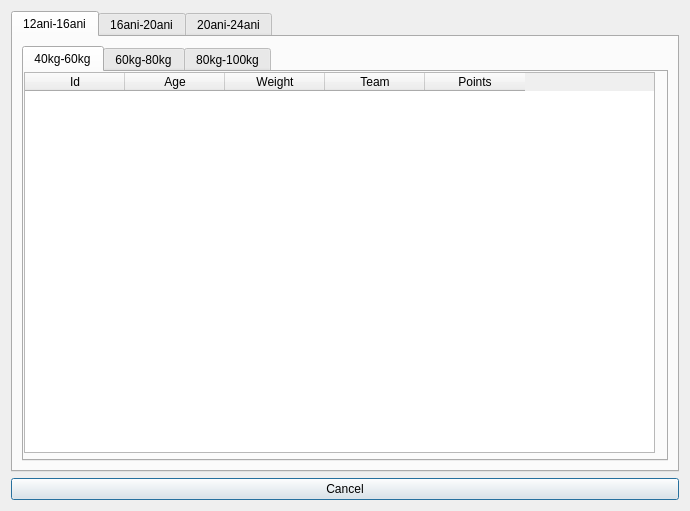
<?xml version="1.0" encoding="UTF-8"?>
<ui version="4.0">
 <class>Ranking</class>
 <widget class="QDialog" name="Ranking">
  <property name="geometry">
   <rect>
    <x>0</x>
    <y>0</y>
    <width>690</width>
    <height>511</height>
   </rect>
  </property>
  <property name="windowTitle">
   <string>Ranking</string>
  </property>
  <layout class="QVBoxLayout" name="verticalLayout">
   <item>
    <layout class="QGridLayout" name="gridLayout">
     <item row="1" column="0">
      <widget class="QTabWidget" name="tabWidget">
       <property name="currentIndex">
        <number>0</number>
       </property>
       <widget class="QWidget" name="Categoria1216">
        <attribute name="title">
         <string>12ani-16ani</string>
        </attribute>
        <layout class="QGridLayout" name="gridLayout_2">
         <item row="0" column="0">
          <widget class="QTabWidget" name="Category">
           <property name="currentIndex">
            <number>0</number>
           </property>
           <widget class="QWidget" name="_40_60">
            <attribute name="title">
             <string>40kg-60kg</string>
            </attribute>
            <widget class="QTableWidget" name="table1_1">
             <property name="geometry">
              <rect>
               <x>0</x>
               <y>0</y>
               <width>631</width>
               <height>381</height>
              </rect>
             </property>
             <property name="sizePolicy">
              <sizepolicy hsizetype="Expanding" vsizetype="Expanding">
               <horstretch>0</horstretch>
               <verstretch>0</verstretch>
              </sizepolicy>
             </property>
             <property name="editTriggers">
              <set>QAbstractItemView::NoEditTriggers</set>
             </property>
             <property name="columnCount">
              <number>5</number>
             </property>
             <column>
              <property name="text">
               <string>Id</string>
              </property>
             </column>
             <column>
              <property name="text">
               <string>Age</string>
              </property>
             </column>
             <column>
              <property name="text">
               <string>Weight</string>
              </property>
             </column>
             <column>
              <property name="text">
               <string>Team</string>
              </property>
             </column>
             <column>
              <property name="text">
               <string>Points</string>
              </property>
             </column>
            </widget>
           </widget>
           <widget class="QWidget" name="_60_80">
            <attribute name="title">
             <string>60kg-80kg</string>
            </attribute>
            <widget class="QTableWidget" name="table1_2">
             <property name="geometry">
              <rect>
               <x>0</x>
               <y>0</y>
               <width>641</width>
               <height>381</height>
              </rect>
             </property>
             <property name="sizePolicy">
              <sizepolicy hsizetype="Expanding" vsizetype="Expanding">
               <horstretch>0</horstretch>
               <verstretch>0</verstretch>
              </sizepolicy>
             </property>
             <property name="editTriggers">
              <set>QAbstractItemView::NoEditTriggers</set>
             </property>
             <property name="columnCount">
              <number>5</number>
             </property>
             <column>
              <property name="text">
               <string>Id</string>
              </property>
             </column>
             <column>
              <property name="text">
               <string>Age</string>
              </property>
             </column>
             <column>
              <property name="text">
               <string>Weight</string>
              </property>
             </column>
             <column>
              <property name="text">
               <string>Team</string>
              </property>
             </column>
             <column>
              <property name="text">
               <string>Points</string>
              </property>
             </column>
            </widget>
           </widget>
           <widget class="QWidget" name="_80_100">
            <attribute name="title">
             <string>80kg-100kg</string>
            </attribute>
            <widget class="QTableWidget" name="table1_3">
             <property name="geometry">
              <rect>
               <x>0</x>
               <y>0</y>
               <width>641</width>
               <height>391</height>
              </rect>
             </property>
             <property name="sizePolicy">
              <sizepolicy hsizetype="Expanding" vsizetype="Expanding">
               <horstretch>0</horstretch>
               <verstretch>0</verstretch>
              </sizepolicy>
             </property>
             <property name="editTriggers">
              <set>QAbstractItemView::NoEditTriggers</set>
             </property>
             <property name="columnCount">
              <number>5</number>
             </property>
             <column>
              <property name="text">
               <string>Id</string>
              </property>
             </column>
             <column>
              <property name="text">
               <string>Age</string>
              </property>
             </column>
             <column>
              <property name="text">
               <string>Weight</string>
              </property>
             </column>
             <column>
              <property name="text">
               <string>Team</string>
              </property>
             </column>
             <column>
              <property name="text">
               <string>Points</string>
              </property>
             </column>
            </widget>
           </widget>
          </widget>
         </item>
        </layout>
       </widget>
       <widget class="QWidget" name="Categoria1620">
        <property name="contextMenuPolicy">
         <enum>Qt::DefaultContextMenu</enum>
        </property>
        <attribute name="title">
         <string>16ani-20ani</string>
        </attribute>
        <widget class="QTabWidget" name="Category_2">
         <property name="geometry">
          <rect>
           <x>0</x>
           <y>0</y>
           <width>638</width>
           <height>401</height>
          </rect>
         </property>
         <property name="currentIndex">
          <number>2</number>
         </property>
         <widget class="QWidget" name="_40_60">
          <attribute name="title">
           <string>40kg-60kg</string>
          </attribute>
          <widget class="QTableWidget" name="table2_1">
           <property name="geometry">
            <rect>
             <x>0</x>
             <y>0</y>
             <width>631</width>
             <height>381</height>
            </rect>
           </property>
           <property name="sizePolicy">
            <sizepolicy hsizetype="Expanding" vsizetype="Expanding">
             <horstretch>0</horstretch>
             <verstretch>0</verstretch>
            </sizepolicy>
           </property>
           <property name="editTriggers">
            <set>QAbstractItemView::NoEditTriggers</set>
           </property>
           <property name="columnCount">
            <number>5</number>
           </property>
           <column>
            <property name="text">
             <string>Id</string>
            </property>
           </column>
           <column>
            <property name="text">
             <string>Age</string>
            </property>
           </column>
           <column>
            <property name="text">
             <string>Weight</string>
            </property>
           </column>
           <column>
            <property name="text">
             <string>Team</string>
            </property>
           </column>
           <column>
            <property name="text">
             <string>Points</string>
            </property>
           </column>
          </widget>
         </widget>
         <widget class="QWidget" name="_60_80">
          <attribute name="title">
           <string>60kg-80kg</string>
          </attribute>
          <widget class="QTableWidget" name="table2_2">
           <property name="geometry">
            <rect>
             <x>0</x>
             <y>0</y>
             <width>641</width>
             <height>381</height>
            </rect>
           </property>
           <property name="sizePolicy">
            <sizepolicy hsizetype="Expanding" vsizetype="Expanding">
             <horstretch>0</horstretch>
             <verstretch>0</verstretch>
            </sizepolicy>
           </property>
           <property name="editTriggers">
            <set>QAbstractItemView::NoEditTriggers</set>
           </property>
           <property name="columnCount">
            <number>5</number>
           </property>
           <column>
            <property name="text">
             <string>Id</string>
            </property>
           </column>
           <column>
            <property name="text">
             <string>Age</string>
            </property>
           </column>
           <column>
            <property name="text">
             <string>Weight</string>
            </property>
           </column>
           <column>
            <property name="text">
             <string>Team</string>
            </property>
           </column>
           <column>
            <property name="text">
             <string>Points</string>
            </property>
           </column>
          </widget>
         </widget>
         <widget class="QWidget" name="_80_100">
          <attribute name="title">
           <string>80kg-100kg</string>
          </attribute>
          <widget class="QTableWidget" name="table2_3">
           <property name="geometry">
            <rect>
             <x>0</x>
             <y>0</y>
             <width>631</width>
             <height>371</height>
            </rect>
           </property>
           <property name="sizePolicy">
            <sizepolicy hsizetype="Expanding" vsizetype="Expanding">
             <horstretch>0</horstretch>
             <verstretch>0</verstretch>
            </sizepolicy>
           </property>
           <property name="editTriggers">
            <set>QAbstractItemView::NoEditTriggers</set>
           </property>
           <property name="columnCount">
            <number>5</number>
           </property>
           <column>
            <property name="text">
             <string>Id</string>
            </property>
           </column>
           <column>
            <property name="text">
             <string>Age</string>
            </property>
           </column>
           <column>
            <property name="text">
             <string>Weight</string>
            </property>
           </column>
           <column>
            <property name="text">
             <string>Team</string>
            </property>
           </column>
           <column>
            <property name="text">
             <string>Points</string>
            </property>
           </column>
          </widget>
         </widget>
        </widget>
       </widget>
       <widget class="QWidget" name="Categoria2024">
        <attribute name="title">
         <string>20ani-24ani</string>
        </attribute>
        <widget class="QTabWidget" name="Category_3">
         <property name="geometry">
          <rect>
           <x>0</x>
           <y>10</y>
           <width>638</width>
           <height>401</height>
          </rect>
         </property>
         <property name="currentIndex">
          <number>2</number>
         </property>
         <widget class="QWidget" name="_40_60">
          <attribute name="title">
           <string>40kg-60kg</string>
          </attribute>
          <widget class="QTableWidget" name="table3_1">
           <property name="geometry">
            <rect>
             <x>0</x>
             <y>0</y>
             <width>631</width>
             <height>381</height>
            </rect>
           </property>
           <property name="sizePolicy">
            <sizepolicy hsizetype="Expanding" vsizetype="Expanding">
             <horstretch>0</horstretch>
             <verstretch>0</verstretch>
            </sizepolicy>
           </property>
           <property name="editTriggers">
            <set>QAbstractItemView::NoEditTriggers</set>
           </property>
           <property name="columnCount">
            <number>5</number>
           </property>
           <column>
            <property name="text">
             <string>Id</string>
            </property>
           </column>
           <column>
            <property name="text">
             <string>Age</string>
            </property>
           </column>
           <column>
            <property name="text">
             <string>Weight</string>
            </property>
           </column>
           <column>
            <property name="text">
             <string>Team</string>
            </property>
           </column>
           <column>
            <property name="text">
             <string>Points</string>
            </property>
           </column>
          </widget>
         </widget>
         <widget class="QWidget" name="_60_80">
          <attribute name="title">
           <string>60kg-80kg</string>
          </attribute>
          <widget class="QTableWidget" name="table3_2">
           <property name="geometry">
            <rect>
             <x>0</x>
             <y>0</y>
             <width>641</width>
             <height>381</height>
            </rect>
           </property>
           <property name="sizePolicy">
            <sizepolicy hsizetype="Expanding" vsizetype="Expanding">
             <horstretch>0</horstretch>
             <verstretch>0</verstretch>
            </sizepolicy>
           </property>
           <property name="editTriggers">
            <set>QAbstractItemView::NoEditTriggers</set>
           </property>
           <property name="columnCount">
            <number>5</number>
           </property>
           <column>
            <property name="text">
             <string>Id</string>
            </property>
           </column>
           <column>
            <property name="text">
             <string>Age</string>
            </property>
           </column>
           <column>
            <property name="text">
             <string>Weight</string>
            </property>
           </column>
           <column>
            <property name="text">
             <string>Team</string>
            </property>
           </column>
           <column>
            <property name="text">
             <string>Points</string>
            </property>
           </column>
          </widget>
         </widget>
         <widget class="QWidget" name="_80_100">
          <attribute name="title">
           <string>80kg-100kg</string>
          </attribute>
          <widget class="QTableWidget" name="table3_3">
           <property name="geometry">
            <rect>
             <x>0</x>
             <y>0</y>
             <width>641</width>
             <height>391</height>
            </rect>
           </property>
           <property name="sizePolicy">
            <sizepolicy hsizetype="Expanding" vsizetype="Expanding">
             <horstretch>0</horstretch>
             <verstretch>0</verstretch>
            </sizepolicy>
           </property>
           <property name="editTriggers">
            <set>QAbstractItemView::NoEditTriggers</set>
           </property>
           <property name="columnCount">
            <number>5</number>
           </property>
           <column>
            <property name="text">
             <string>Id</string>
            </property>
           </column>
           <column>
            <property name="text">
             <string>Age</string>
            </property>
           </column>
           <column>
            <property name="text">
             <string>Weight</string>
            </property>
           </column>
           <column>
            <property name="text">
             <string>Team</string>
            </property>
           </column>
           <column>
            <property name="text">
             <string>Points</string>
            </property>
           </column>
          </widget>
         </widget>
        </widget>
       </widget>
      </widget>
     </item>
     <item row="3" column="0">
      <widget class="QPushButton" name="Cancel">
       <property name="layoutDirection">
        <enum>Qt::RightToLeft</enum>
       </property>
       <property name="text">
        <string>Cancel</string>
       </property>
      </widget>
     </item>
    </layout>
   </item>
  </layout>
 </widget>
 <resources/>
 <connections/>
</ui>
